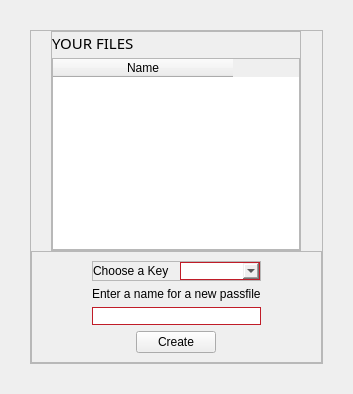
         <widget class="QWidget" name="files_site">
          <layout class="QVBoxLayout" name="verticalLayout_11">
           <property name="spacing">
            <number>15</number>
           </property>
           <property name="leftMargin">
            <number>30</number>
           </property>
           <property name="topMargin">
            <number>30</number>
           </property>
           <property name="rightMargin">
            <number>30</number>
           </property>
           <property name="bottomMargin">
            <number>30</number>
           </property>
           <item>
            <widget class="QFrame" name="frame_7">
             <property name="frameShape">
              <enum>QFrame::StyledPanel</enum>
             </property>
             <property name="frameShadow">
              <enum>QFrame::Raised</enum>
             </property>
             <layout class="QVBoxLayout" name="verticalLayout_12">
              <property name="spacing">
               <number>0</number>
              </property>
              <property name="leftMargin">
               <number>0</number>
              </property>
              <property name="topMargin">
               <number>0</number>
              </property>
              <property name="rightMargin">
               <number>0</number>
              </property>
              <property name="bottomMargin">
               <number>0</number>
              </property>
              <item alignment="Qt::AlignHCenter|Qt::AlignVCenter">
               <widget class="QFrame" name="frame_9">
                <property name="minimumSize">
                 <size>
                  <width>250</width>
                  <height>0</height>
                 </size>
                </property>
                <property name="maximumSize">
                 <size>
                  <width>250</width>
                  <height>16777215</height>
                 </size>
                </property>
                <property name="frameShape">
                 <enum>QFrame::StyledPanel</enum>
                </property>
                <property name="frameShadow">
                 <enum>QFrame::Raised</enum>
                </property>
                <layout class="QVBoxLayout" name="verticalLayout_14">
                 <property name="spacing">
                  <number>4</number>
                 </property>
                 <property name="leftMargin">
                  <number>0</number>
                 </property>
                 <property name="topMargin">
                  <number>0</number>
                 </property>
                 <property name="rightMargin">
                  <number>0</number>
                 </property>
                 <property name="bottomMargin">
                  <number>0</number>
                 </property>
                 <item alignment="Qt::AlignLeft|Qt::AlignVCenter">
                  <widget class="QLabel" name="label_5">
                   <property name="font">
                    <font>
                     <family>Jabba the Font</family>
                     <pointsize>11</pointsize>
                     <italic>false</italic>
                     <bold>false</bold>
                    </font>
                   </property>
                   <property name="styleSheet">
                    <string notr="true">font: 11pt &quot;Jabba the Font&quot;;</string>
                   </property>
                   <property name="text">
                    <string>YOUR FILES</string>
                   </property>
                  </widget>
                 </item>
                 <item alignment="Qt::AlignHCenter">
                  <widget class="QTableWidget" name="filesList">
                   <property name="minimumSize">
                    <size>
                     <width>0</width>
                     <height>0</height>
                    </size>
                   </property>
                   <property name="maximumSize">
                    <size>
                     <width>16777215</width>
                     <height>16777215</height>
                    </size>
                   </property>
                   <property name="selectionMode">
                    <enum>QAbstractItemView::ContiguousSelection</enum>
                   </property>
                   <property name="textElideMode">
                    <enum>Qt::ElideMiddle</enum>
                   </property>
                   <attribute name="horizontalHeaderMinimumSectionSize">
                    <number>180</number>
                   </attribute>
                   <attribute name="horizontalHeaderDefaultSectionSize">
                    <number>180</number>
                   </attribute>
                   <attribute name="verticalHeaderMinimumSectionSize">
                    <number>20</number>
                   </attribute>
                   <attribute name="verticalHeaderDefaultSectionSize">
                    <number>20</number>
                   </attribute>
                   <column>
                    <property name="text">
                     <string>Name</string>
                    </property>
                   </column>
                  </widget>
                 </item>
                </layout>
               </widget>
              </item>
              <item alignment="Qt::AlignVCenter">
               <widget class="QFrame" name="frame_8">
                <property name="frameShape">
                 <enum>QFrame::StyledPanel</enum>
                </property>
                <property name="frameShadow">
                 <enum>QFrame::Raised</enum>
                </property>
                <layout class="QVBoxLayout" name="verticalLayout_13">
                 <property name="spacing">
                  <number>6</number>
                 </property>
                 <property name="leftMargin">
                  <number>60</number>
                 </property>
                 <property name="topMargin">
                  <number>9</number>
                 </property>
                 <property name="rightMargin">
                  <number>60</number>
                 </property>
                 <property name="bottomMargin">
                  <number>9</number>
                 </property>
                 <item>
                  <widget class="QFrame" name="frame_17">
                   <property name="frameShape">
                    <enum>QFrame::StyledPanel</enum>
                   </property>
                   <property name="frameShadow">
                    <enum>QFrame::Raised</enum>
                   </property>
                   <layout class="QHBoxLayout" name="horizontalLayout_4">
                    <property name="leftMargin">
                     <number>0</number>
                    </property>
                    <property name="topMargin">
                     <number>0</number>
                    </property>
                    <property name="rightMargin">
                     <number>0</number>
                    </property>
                    <property name="bottomMargin">
                     <number>0</number>
                    </property>
                    <item>
                     <widget class="QLabel" name="label_4">
                      <property name="text">
                       <string>Choose a Key</string>
                      </property>
                     </widget>
                    </item>
                    <item>
                     <widget class="QComboBox" name="files_key_input">
                      <property name="styleSheet">
                       <string notr="true">border-color: rgb(192, 28, 40);
border-width:1px;
border-style: solid ;</string>
                      </property>
                     </widget>
                    </item>
                   </layout>
                  </widget>
                 </item>
                 <item alignment="Qt::AlignHCenter">
                  <widget class="QLabel" name="create_file_label">
                   <property name="text">
                    <string>Enter a name for a new passfile</string>
                   </property>
                  </widget>
                 </item>
                 <item>
                  <widget class="QLineEdit" name="passname_input">
                   <property name="styleSheet">
                    <string notr="true">border-color: rgb(192, 28, 40);
border-width:1px;
border-style: solid ;</string>
                   </property>
                  </widget>
                 </item>
                 <item alignment="Qt::AlignHCenter">
                  <widget class="QPushButton" name="createPass_btn">
                   <property name="text">
                    <string>Create</string>
                   </property>
                  </widget>
                 </item>
                </layout>
               </widget>
              </item>
             </layout>
            </widget>
           </item>
          </layout>
         </widget>
